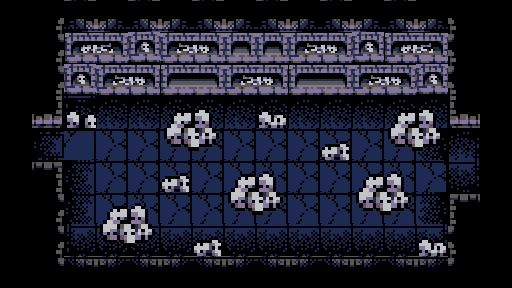

Rendered tile map (Tiled .tmx) drawn with the repository's tilesets; below, a short description and the full map source, tile grids included:
An orthogonal 16x9 tile map with 32x32 px tiles, 3 tile layers (Floor, Wall, Skull), 4 tilesets and 22 objects (2x Old_Corridor.tmx, Exit.tmx).

<map version="1.10" tiledversion="1.12.1" orientation="orthogonal" renderorder="right-down" width="16" height="9" tilewidth="32" tileheight="32" infinite="0" nextlayerid="12" nextobjectid="30">
 <tileset firstgid="1" source="wall_paid.tsx" />
 <tileset firstgid="197" source="floor_paid.tsx" />
 <tileset firstgid="295" source="wallfloor.tsx" />
 <tileset firstgid="595" source="bookself.tsx" />
 <layer id="2" name="Floor" width="16" height="9">
  <data encoding="csv">
0,0,0,0,0,0,0,0,0,0,0,0,0,0,0,0,
0,0,0,0,0,0,0,0,0,0,0,0,0,0,0,0,
0,0,0,0,0,0,0,0,0,0,0,0,0,0,0,0,
0,0,277,279,279,279,279,279,279,279,279,279,279,279,0,0,
0,283,246,254,254,254,254,254,254,254,254,254,254,282,280,0,
0,0,281,254,254,254,254,254,254,254,254,254,254,254,287,0,
0,0,281,254,254,254,254,254,254,254,254,254,254,282,0,0,
0,0,285,286,286,286,286,286,286,286,286,286,286,287,0,0,
0,0,0,0,0,0,0,0,0,0,0,0,0,0,0,0
</data>
 </layer>
 <layer id="1" name="Wall" width="16" height="9">
  <data encoding="csv">
16,5,141,142,141,142,141,142,141,142,141,142,141,142,7,16,
16,17,106,107,94,109,110,122,122,109,110,94,106,107,15,16,
16,17,94,109,110,120,121,109,110,120,121,109,110,94,15,16,
16,88,0,0,0,0,0,0,0,0,0,0,0,0,85,16,
16,0,0,0,0,0,0,0,0,0,0,0,0,0,0,16,
16,46,0,0,0,0,0,0,0,0,0,0,0,0,0,16,
16,17,0,0,0,0,0,0,0,0,0,0,0,0,43,16,
16,17,0,0,0,0,0,0,0,0,0,0,0,0,15,16,
16,33,143,144,143,144,143,144,143,144,143,144,143,144,35,16
</data>
 </layer>
 <layer id="6" name="Skull" width="16" height="9">
  <data encoding="csv">
0,0,0,0,0,0,0,0,0,0,0,0,0,0,0,0,
0,0,0,0,0,0,0,0,0,0,0,0,0,0,0,0,
0,0,0,0,767,767,0,0,0,0,0,0,0,0,0,0,
0,0,781,0,767,763,764,0,779,0,0,0,763,764,0,0,
0,0,0,0,0,777,778,0,0,0,780,0,777,778,0,0,
0,0,0,0,0,780,0,763,764,0,0,763,764,0,0,0,
0,0,0,763,764,0,0,777,778,0,0,777,778,0,0,0,
0,0,0,777,778,0,780,0,0,0,0,0,0,779,0,0,
0,0,0,0,0,0,0,0,0,0,0,0,0,0,0,0
</data>
 </layer>
 <objectgroup id="11" name="Skull_Collision">
  <object id="17" x="105.75" y="217.75" width="41" height="22">
   <ellipse />
  </object>
  <object id="18" x="169.833" y="122.25" width="42" height="22">
   <ellipse />
  </object>
  <object id="19" x="233.167" y="186.333" width="42.5" height="22">
   <ellipse />
  </object>
  <object id="20" x="361" y="186" width="42" height="22">
   <ellipse />
  </object>
  <object id="21" x="393.5" y="122" width="42.5" height="22">
   <ellipse />
  </object>
  <object id="23" x="163.333" y="178" width="25.6667" height="14">
   <capsule />
  </object>
  <object id="24" x="194.833" y="243" width="25.6667" height="14">
   <capsule />
  </object>
  <object id="25" x="67.1667" y="114" width="25.6667" height="14">
   <capsule />
  </object>
  <object id="27" x="258.833" y="114.667" width="25.6667" height="14">
   <capsule />
  </object>
  <object id="28" x="322.833" y="146.333" width="25.6667" height="14">
   <capsule />
  </object>
  <object id="29" x="419.5" y="242.667" width="25.6667" height="14">
   <capsule />
  </object>
 </objectgroup>
 <objectgroup id="7" name="Wall_Collision">
  <object id="1" x="29.5" y="161.75" width="34" height="104.25" />
  <object id="2" x="36" y="256" width="424.5" height="13" />
  <object id="4" x="448.989" y="194" width="33.2614" height="75" />
  <object id="6" x="448.75" y="65.75" width="34" height="63" />
  <object id="7" x="480.25" y="107" width="16" height="106.5" />
  <object id="8" x="19.5" y="90.5" width="11" height="96.5" />
  <object id="9" x="28.3333" y="69.5833" width="34.3333" height="59.75" />
  <object id="10" x="48.0833" y="62" width="413.917" height="32.6667" />
 </objectgroup>
 <objectgroup id="8" name="SpawnPoints">
  <object id="11" name="Old_Corridor.tmx" x="111.5" y="155.667">
   <point />
  </object>
 </objectgroup>
 <objectgroup id="9" name="Old_Corridor_Chamber">
  <object id="15" name="Old_Corridor.tmx" x="30.5455" y="129.273" width="32" height="32.3636" />
 </objectgroup>
 <objectgroup id="10" name="Exit">
  <object id="16" name="Exit.tmx" x="448.909" y="128.727" width="31.2727" height="65.2727" />
 </objectgroup>
</map>
